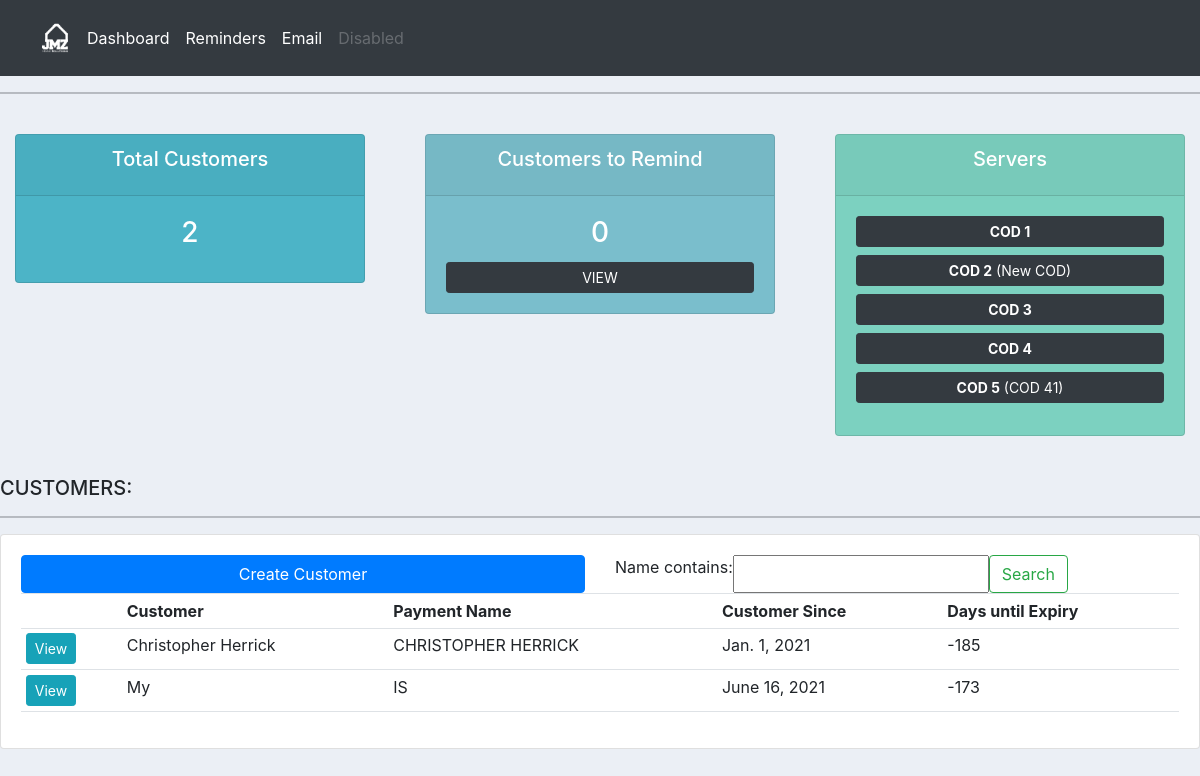
The page / on the database its author committed.
### accounts/models.py (models this page shows, shortened)
class Customer(models.Model):
    name = models.CharField(max_length=200, null=True)
    account_name = models.CharField(max_length=200, null=True)
    payment_name = models.CharField(max_length=200, null=True)
    number_of_boxes = models.IntegerField(null=True, default=1)
    server = models.CharField(max_length=200, null=True)
    mac_address = models.CharField(max_length=200, null=True)
    expires = models.DateField(null=True)
    communication = models.CharField(max_length=200, null=True)
    referal = models.CharField(max_length=200, null=True)
    building_type = models.CharField(max_length=200, null=True)
    address = models.CharField(max_length=200, null=True)
    customer_since = models.DateField(null=True)
    notes = models.CharField(max_length=200, null=True)
    date_created = models.DateTimeField(auto_now_add=True, null=True)
    needs_remind = models.BooleanField(default=False, null=True)
    def expiration(self):
        today = date.today()
        expired = self.expires
        return ((expired - today).days)

### accounts/views.py (the view)
# urls.py: path('', views.home, name="home"),
def home(request):
    customers = Customer.objects.all()
    total_customers = customers.count()
    today_date = datetime.date.today()
    end_date = today_date + datetime.timedelta(days=5)
    total_remind = Customer.objects.filter(expires__range=(today_date,end_date)).count()
    myFilter = CustomerFilter(request.GET, queryset= customers)
    customers = myFilter.qs
    context = {'customers':customers, 'total_customers':total_customers, 'myFilter': myFilter,'total_remind':total_remind}
    return render(request, 'accounts/dashboard.html', context)

### accounts/templates/accounts/dashboard.html
{% extends 'accounts/main.html' %}
{% load static %}
{% block content%}
{%  include 'accounts/status.html' %}
<br>
<div class="row">
  <div class="col">
    <h5>CUSTOMERS:</h5>
    <hr>
    <div class="card card-body">
      <div class="row row-cols-2">
        <div class="col">
          <a class ="btn btn-primary btn-block" href="{% url 'new_customer' %}">Create Customer</a>
        </div>
        <div class="col">
          <form class="d-flex" method="get">
            {{myFilter.form}}
            <button class="btn btn-outline-success" type="submit">Search</button>
          </form>
        </div>
      </div>
      <table class="table table-sm">
        <tr>
          <th></th>
          <th>Customer</th>
          <th>Payment Name</th>
          <th>Customer Since</th>
          <th>Days until Expiry</th>
        </tr>
        {% for i in customers %}
        <tr>
          <td><a class="btn btn-sm btn-info" href="{% url 'customer' i.id %}">View</a></td>
          <td>{{i.name}}</td>
          <td>{{i.payment_name}}</td>
          <td>{{i.customer_since}}</td>
          <td>{{i.expiration}}</td>
        </tr>
        {% endfor %}
      </table>
    </div>
  </div>
</div>
{% endblock content%}

### static/css/main.css (style rules this page uses)
body { background-color: #ebeff5; }

### rows shown on the page
Customer: name "Christopher Herrick", payment_name "CHRISTOPHER HERRICK", customer_since "Jan. 1, 2021", expiration "-185"
Customer: name "My", payment_name "IS", customer_since "June 16, 2021", expiration "-173"

### other values the page prints
{{ total_customers }} "2"
{{ total_remind }} "0"
